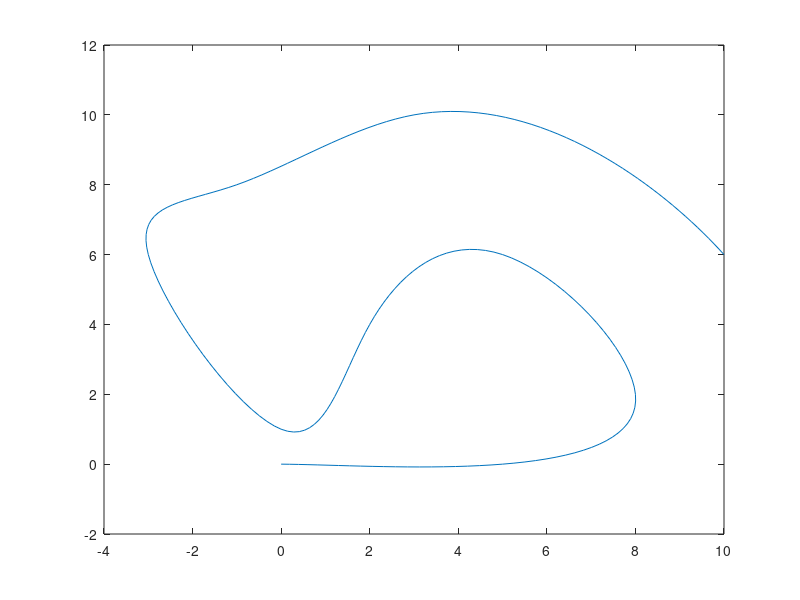

Recreate this plot in MATLAB.
clear all;
clc;

xy = [0, 0;
      5, 0;
      8, 2;
      5, 6;
      2, 4;
      0, 1;
      -3, 6;
      -1, 8;
      3, 10;
      7, 9;
      10, 6];
  
p = 1:length(xy(:,1));
q = 1:0.05:length(xy(:,1));

x = spline(p, xy(:,1), q);
y = spline(p, xy(:,2), q);

xypath = [x', y'];

figure;
plot(xypath(:,1), xypath(:,2));

save('xypath', 'xypath');